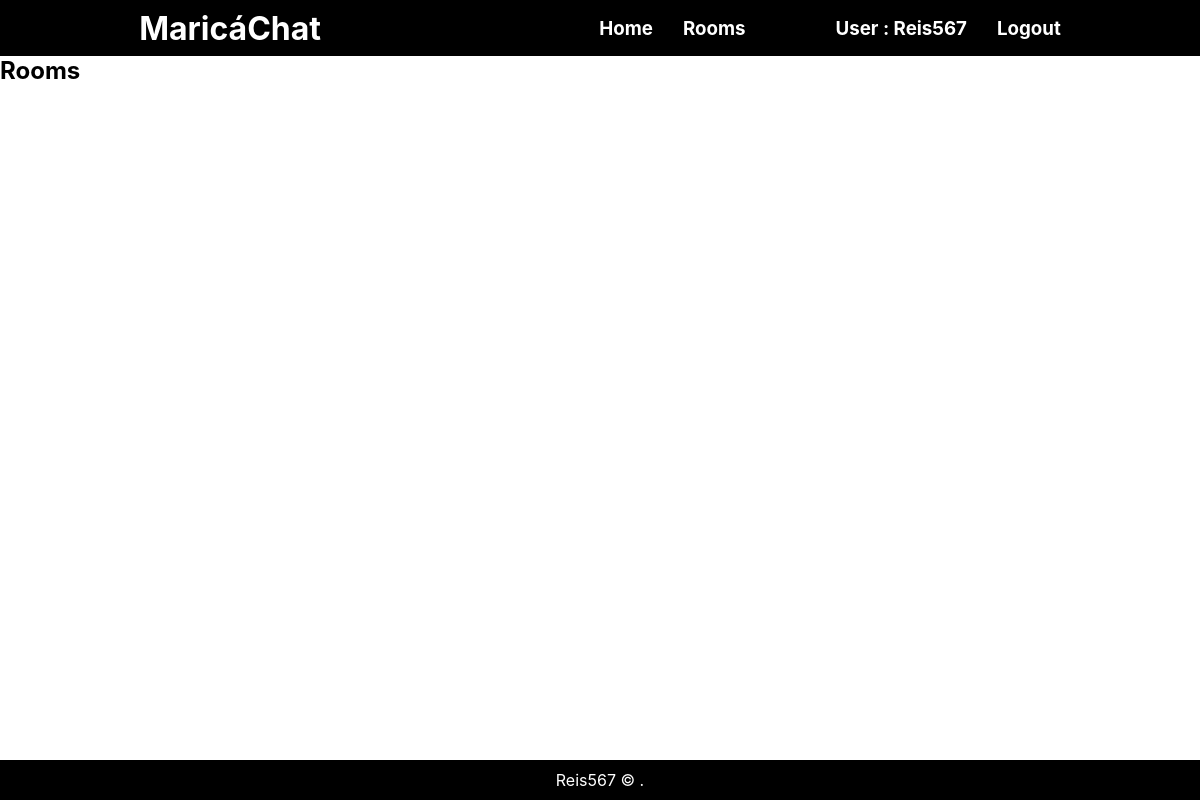
The page /chat/rooms/ (signed in) on the database as committed earlier.
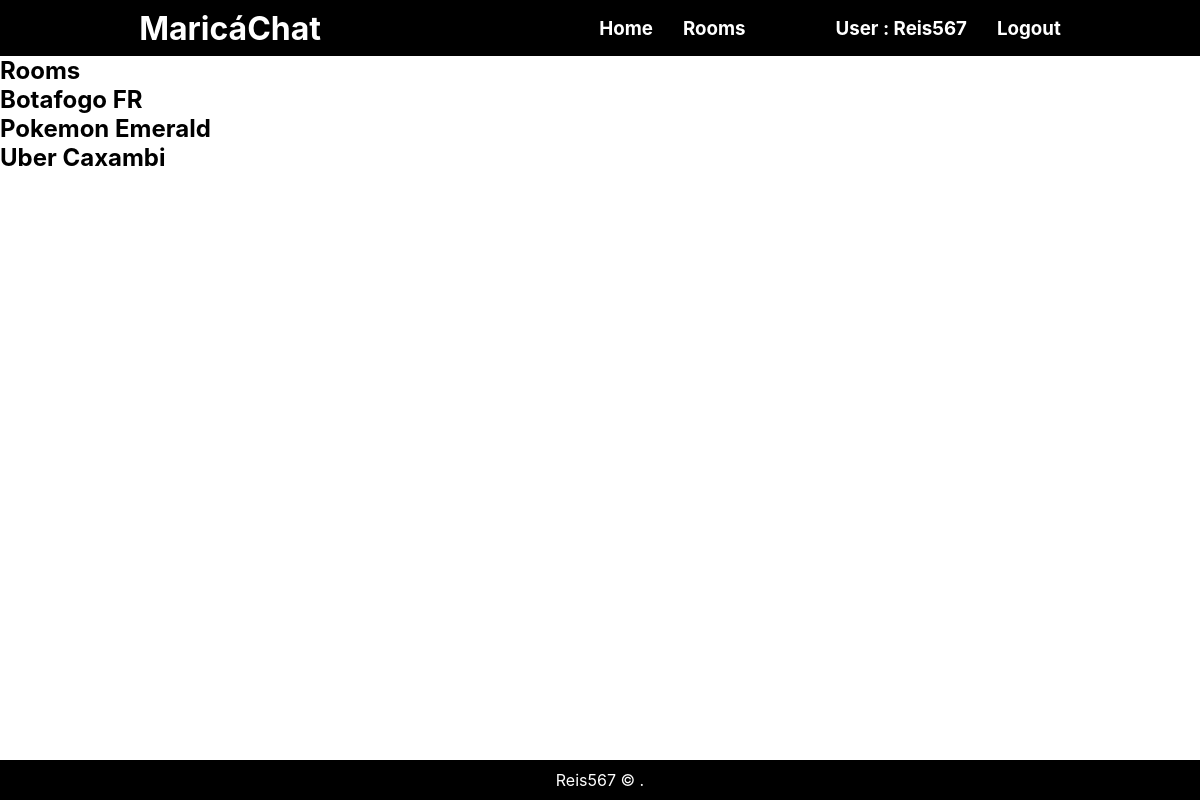
The same page on the database as committed later.
### chat/models.py (models this page shows, shortened)
class Room(models.Model):
    class Meta:
        verbose_name = 'Sala'
        verbose_name_plural = 'Salas'
    name = models.CharField(max_length=20)
    slug = models.SlugField(max_length=50)

### chat/views.py (the view)
# urls.py: path('rooms/', views.rooms, name='rooms'),
def rooms(request):
    rooms = Room.objects.all().order_by('-pk')
    return render(request, 'rooms.html' ,{
        'rooms':rooms
    })

### templates/rooms.html (shortened to what this page needs)
{% extends "base.html" %}
{% block content %}
<h2>Rooms</h2>
{% for room in rooms %}
<h1>{{room.name}}</h1>
{% endfor %}
{% endblock %}

### templates/base.html (shortened to what this page needs)
{% load static %}
<!DOCTYPE html>
    <html>
    <head>
        <link rel="stylesheet"  href="{% static 'css/reset.css' %}">
        <link rel="stylesheet"  href="{% static 'css/style.css' %}">
    </head>
    <body>
        <header>
            <h1>
                <a href="{% url 'home' %}">MaricáChat</a></h1>
            <nav>
                <h3>
                    <a href="{% url 'home' %}">Home</a>
                </h3>
                <h3>
                    <a href="{% url 'rooms' %}">Rooms</a>
                </h3>
                <div class="nav-auth">
                    {% if user.is_authenticated %}
                        <div class="user-is-auth">
                            <h3>
                                User  :  {{user.username}}
                            </h3>
                            <h3>
                                <a href="{% url 'logout' %}">Logout</a>
                            </h3>
                        </div>
                    {% endif %}
                </div>
            </nav>
        </header>
        <section class="main-sect">
            {% block content %}{% endblock %}
        </section>
        <footer class="footer">
            <p><a href="https://github.com/reis567" target="_blank">Reis567</a> &copy; {{ year }}.</p>
        </footer>
    </body>
    </html>

### static/css/style.css (style rules this page uses)
header { width: 100%; height: 7vh; display: flex; justify-content: space-around; align-items: center; background-color: black; color: white; }
header nav { display: flex; justify-content: space-around; gap: 30px; }
header a { color: white; }
nav .nav-auth { display: flex; justify-content: space-around; gap: 30px; }
.user-is-auth { padding-left: 60px; display: flex; justify-content: space-around; gap: 30px; }
.footer { position: fixed; bottom: 0; width: 100%; height: 5vh; background-color: black; display: flex; justify-content: center; align-items: center; color: white; }
.footer a { color: white; }
.main-sect { height: 100%; width: 100%; }

Rows that differ between the two databases and show on the page:
added Room: name "Botafogo FR"
added Room: name "Pokemon Emerald"
added Room: name "Uber Caxambi"
